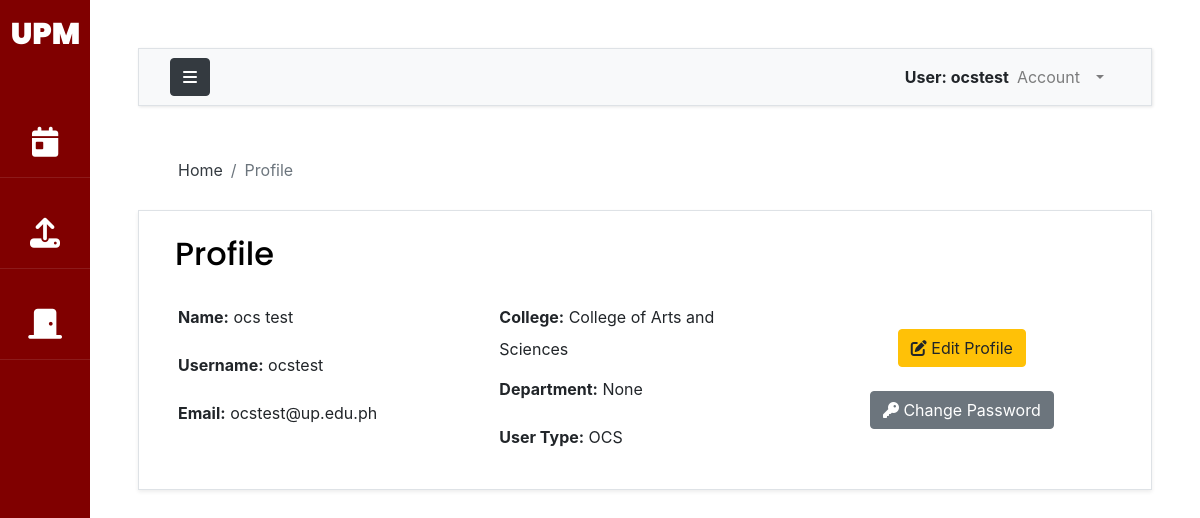
Page /accounts/profile/ (signed in) on the committed database.
### accounts/models.py (models this page shows, shortened)
class AuthUser(AbstractUser):
    FACULTY = 1
    STAFF = 2
    OCS = 3
    ADPD = 4
    AO = 5
    USER_TYPE_CHOICES = (
        (FACULTY, 'Faculty'),
        (STAFF, 'Staff'),
        (OCS, 'OCS'),
        (ADPD, 'ADPD'),
        (AO,'AO')
    )
    first_name = models.CharField(max_length=200)
    last_name = models.CharField(max_length=200)
    email = models.EmailField(unique=True, validators=[
        EmailValidator(allowlist=['up.edu.ph'])
    ])
    college = models.ForeignKey("UPM.College",on_delete=models.CASCADE,null=True,blank=True)
    department = models.ForeignKey("UPM.Department",on_delete=models.CASCADE,null=True,blank=True)
    user_type = models.PositiveSmallIntegerField(choices=USER_TYPE_CHOICES,null=True)
    def __str__(self):
        return self.username

### UPM/models.py (models this page shows, shortened)
class College(models.Model):
    name = models.CharField(max_length=300,null=True)
    slug = models.SlugField(null=True)
    def __str__(self):
        return self.name

### accounts/views.py (the view)
# urls.py: path('profile/', views.viewProfile, name="profile"),
@login_required(login_url='loginPage')
def viewProfile(request):
    user = request.user
    context = {'user':user}
    return render(request,'accounts/profile.html', context)

### templates/accounts/profile.html (shortened to what this page needs)
{% extends 'base.html' %}
{% load static %}
{% load crispy_forms_tags %}
{% block breadcrumb %}
<nav aria-label="breadcrumb">
  <ol class="breadcrumb mt-3 ms-4 bg-body">
    <li class="breadcrumb-item"><a href="{% url 'indexPage' %}" class="text-dark">Home</a></li>
    <li class="breadcrumb-item active" aria-current="page">Profile</li>
  </ol>
</nav>
{% endblock breadcrumb %}
{% block content %}
<div class = "container w-70">
    <div class= "row px-4 pb-3 shadow-sm border">
        <h2 class="py-4">Profile {{booking.id}}</h2>
        <div class="col-4">
            <div class="mb-3">
                <strong><label class='form-label'>Name:</label></strong>
                {{user.first_name}} {{user.last_name}}
            </div>
            <div class="mb-3">
                <strong><label class='form-label'>Username:</label></strong>
                {{user.username}}
            </div>
            <div class="mb-3">
                <strong><label class='form-label'>Email:</label></strong>
                {{user.email}}
            </div>
        </div>
        <div class="col-4 pe-4">
            <div class="mb-3">
                <strong> <label class='form-label'>College:</label></strong>
                {{user.college}}
            </div>
            <div class="mb-3">
                <strong> <label class='form-label'>Department:</label></strong>
                {{user.department}}
            </div>
            <div class="mb-3">
                <strong><label class='form-label'>User Type:</label></strong>
                {% if user.user_type != None %}
                {{user.get_user_type_display}}
                {% else %}
                Administrator
                {% endif %}
            </div>
        </div>
        <div class="col-4 pe-4 text-center">
            <button type="button" class="editp bs-modal btn btn-warning mt-4"><i class="fa-solid fa-pen-to-square"></i> Edit Profile</button>
            <button type="button" class="pass bs-modal btn btn-secondary mt-4"><i class="fa-solid fa-key"></i> Change Password </button>
        </div>
    </div>
</div>
{% endblock content %}

### templates/base.html (shortened to what this page needs)
{% load static %}
{% load crispy_forms_tags %}
<!DOCTYPE html>
<html lang="en">
    <head>
        {% include 'css_modules.html' %}
    </head>
    <body>
        <div class="wrapper d-flex align-items-stretch">
            <nav id="sidebar" class="active">
                <h1><a href="{% url 'indexPage' %}" class="logo mt-2 pt-2">UPM</a></h1>
                <ul class="list-unstyled components mb-5">
                    {% if request.user.is_authenticated %}
                    <li>
                        <a href="{% url 'viewBookings' %}"><i class="fa-solid fa-calendar-day"></i> <span class="link_label ms-1"> Bookings</span></a>
                    </li>
                        {% if request.user.user_type == none %}
                        <li>
                            <a data-bs-toggle="collapse" href="#collapseOptions" role="button" aria-expanded="false" aria-controls="collapseOptions" id="clps"><i class="fa fa-cogs"></i> <span class="link_label">Administrator</span></a>
                            <div class="collapse" id="collapseOptions">
                                <a class='sub ms-4' href="{% url 'manageUsers' %}"><i class="sub fa fa-user"></i><span class="link_label ms-2">Manage Users</span></a>
                                <a class='sub ms-4' href="{% url 'manageCollege' %}"><i class="sub fa-solid fa-school"></i></i><span class="link_label">Manage Colleges</span></a>
                                <a class='sub ms-4' href="{% url 'manageRooms' %}"><i class="sub fa-solid fa-door-closed"></i><span class="link_label ms-1">Manage Rooms</span></a>
                                <a class='sub ms-4' href="{% url 'manageTerm' %}"><i class="sub fa fa-calendar"></i><span class="link_label ms-2">Manage Terms</span></a>
                            <div>
                        </li>
                        {% else %}
                            {% if request.user.user_type == 3 %}
                            <li>
                                <a href="{% url 'uploadPage' %}"><i class="fa-solid fa-upload"></i><span class="link_label"> Upload</span></a>
                            </li>
                            {%endif%}
                            {% if request.user.user_type != none %}
                            <li>
                                <a href="{% url 'roomView' %}"><i class="fa-solid fa-door-closed"></i> <span class="link_label">View Rooms</span></a>
                            </li>
                        {% endif %}
                        {% endif %}
                    {% else %}
                    <li>
                        <a href="{% url 'roomView' %}"><i class="fa-solid fa-door-closed"></i> <span class="link_label ms-1">View Rooms</span></a>
                    </li>
                    {% endif %}
                </ul>
            </nav>
            <div id="content" class="p-4 p-md-5 bg-body">
                <nav class="navbar navbar-expand-lg navbar-light bg-light border">
                    <div class="container-fluid">
                        <button type="button" id="sidebarCollapse" class="btn btn-dark">
                            <i class="fa fa-bars"></i>
                        </button>
                        <div class="collapse navbar-collapse" id="navbarSupportedContent">
                            <ul class="nav navbar-nav ml-auto">
                                <span class="fw-bolder mt-2">User: {{request.user}}</span>
                                {% if request.user.is_authenticated %}
                                <li class="nav-item dropdown me-3 pe-3">
                                        <a class="nav-link dropdown-toggle" href="#" id="navbarDropdown" role="button" data-bs-toggle="dropdown" aria-expanded="false">
                                        Account
                                        </a>
                                    </li>
                                {% else %}
                                    <a class='text-secondary mt-2 ms-2 me-3 pe-3' href="{% url 'loginPage' %}" id="navbarDropdown" >
                                       <strong>Log In</strong>
                                    </a>
                                {% endif %}
                            </ul>
                        </div>
                    </div>
                </nav>
                <main>
                    <div class="app-title">
                        {% block breadcrumb %}
                        {% endblock breadcrumb %}
                    </div>
                    {% block content %}
                    {% endblock content %}
                </main>
            </div>
		</div>
    </body>
</html>

### rows in the picture
AuthUser: user "ocstest", first_name "ocs", last_name "test", username "ocstest", email "ocstest@up.edu.ph", college "College of Arts and Sciences", department "None", user_type "OCS"
